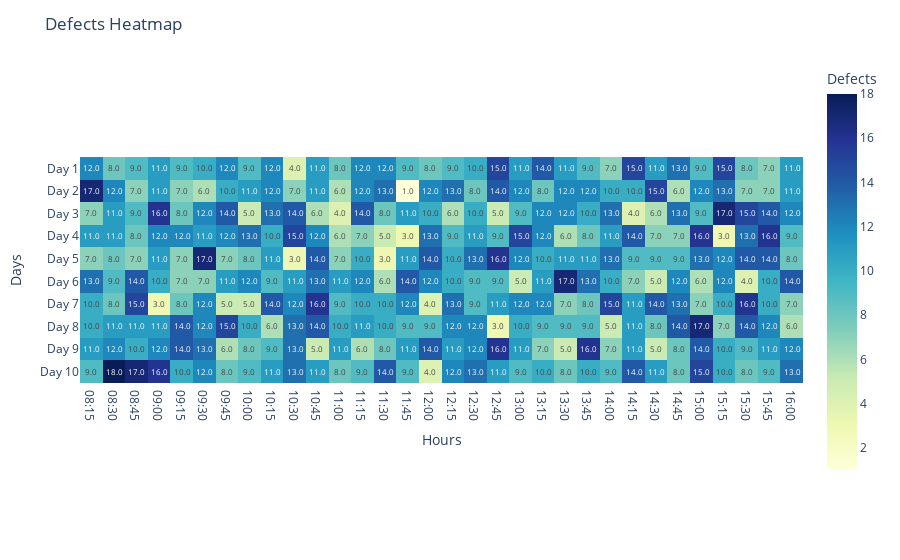

Write notebook code for a chart like this one.
### Code cell
# heatmap with plotly
fig = px.imshow(agg_data.iloc[:, 1:].astype(float).T, 
                labels=dict(x="Hours", y="Days", color="Defects"),
                x=agg_data['Hour'],
                y=[f'Day {day}' for day in data['Day'].unique()],
                color_continuous_scale='YlGnBu',
                text_auto=".1f")
fig.update_layout(title='Defects Heatmap', xaxis_title='Hours', yaxis_title='Days')
fig.show()

### Figure 1 — Plotly figure (JSON) as saved in the notebook; plotly's stock layout.template omitted (floating-point values rounded to 4 significant figures; data arrays with more than 128 entries replaced by an {"elided": "..."} marker saying what was removed)
{"data": [{"coloraxis": "coloraxis", "hovertemplate": "Hours: %{x}<br>Days: %{y}<br>Defects: %{z}<extra></extra>", "name": "0", "texttemplate": "%{z:.1f}", "type": "heatmap", "x": ["08:15", "08:30", "08:45", "09:00", "09:15", "09:30", "09:45", "10:00", "10:15", "10:30", "10:45", "11:00", "11:15", "11:30", "11:45", "12:00", "12:15", "12:30", "12:45", "13:00", "13:15", "13:30", "13:45", "14:00", "14:15", "14:30", "14:45", "15:00", "15:15", "15:30", "15:45", "16:00"], "xaxis": "x", "y": ["Day 1", "Day 2", "Day 3", "Day 4", "Day 5", "Day 6", "Day 7", "Day 8", "Day 9", "Day 10"], "yaxis": "y", "z": {"elided": "10x32 float values"}}], "layout": {"coloraxis": {"colorbar": {"title": {"text": "Defects"}}, "colorscale": [[0, "rgb(255,255,217)"], [0.125, "rgb(237,248,177)"], [0.25, "rgb(199,233,180)"], [0.375, "rgb(127,205,187)"], [0.5, "rgb(65,182,196)"], [0.625, "rgb(29,145,192)"], [0.75, "rgb(34,94,168)"], [0.875, "rgb(37,52,148)"], [1, "rgb(8,29,88)"]]}, "margin": {"t": 60}, "title": {"text": "Defects Heatmap"}, "xaxis": {"anchor": "y", "constrain": "domain", "domain": [0, 1], "scaleanchor": "y", "title": {"text": "Hours"}}, "yaxis": {"anchor": "x", "autorange": "reversed", "constrain": "domain", "domain": [0, 1], "title": {"text": "Days"}}}}
